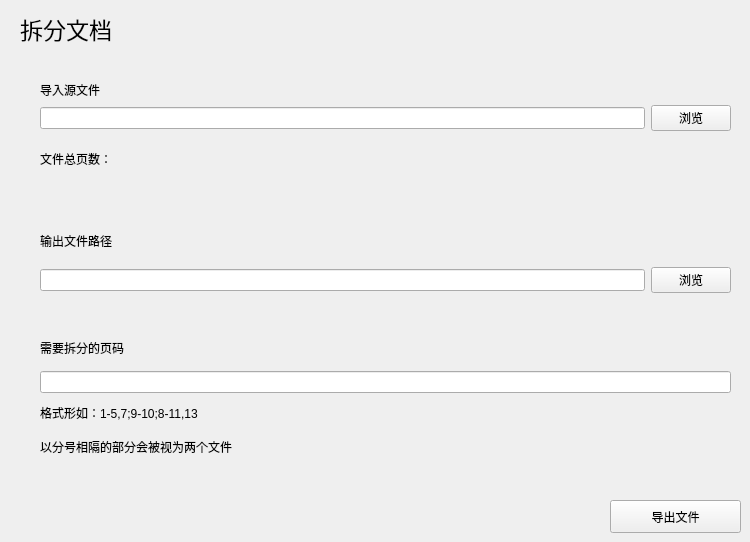
     <widget class="QWidget" name="page_2">
      <property name="styleSheet">
       <string notr="true"/>
      </property>
      <widget class="CardWidget" name="CardWidget_2">
       <property name="geometry">
        <rect>
         <x>30</x>
         <y>70</y>
         <width>711</width>
         <height>121</height>
        </rect>
       </property>
       <widget class="QWidget" name="layoutWidget">
        <property name="geometry">
         <rect>
          <x>10</x>
          <y>11</y>
          <width>691</width>
          <height>100</height>
         </rect>
        </property>
        <layout class="QVBoxLayout" name="verticalLayout_5">
         <item>
          <widget class="SubtitleLabel" name="SubtitleLabel_3">
           <property name="text">
            <string>导入源文件</string>
           </property>
          </widget>
         </item>
         <item>
          <layout class="QHBoxLayout" name="horizontalLayout_4">
           <item>
            <widget class="LineEdit" name="LineEdit_3"/>
           </item>
           <item>
            <widget class="PushButton" name="pushButton_2">
             <property name="text">
              <string>浏览</string>
             </property>
            </widget>
           </item>
          </layout>
         </item>
         <item>
          <widget class="BodyLabel" name="BodyLabel_3">
           <property name="sizePolicy">
            <sizepolicy hsizetype="Expanding" vsizetype="Expanding">
             <horstretch>0</horstretch>
             <verstretch>0</verstretch>
            </sizepolicy>
           </property>
           <property name="text">
            <string>文件总页数：</string>
           </property>
           <property name="textFormat">
            <enum>Qt::AutoText</enum>
           </property>
          </widget>
         </item>
        </layout>
       </widget>
      </widget>
      <widget class="TitleLabel" name="TitleLabel_2">
       <property name="geometry">
        <rect>
         <x>20</x>
         <y>10</y>
         <width>123</width>
         <height>38</height>
        </rect>
       </property>
       <property name="font">
        <font>
         <family>Microsoft YaHei</family>
         <pointsize>17</pointsize>
         <weight>50</weight>
         <bold>false</bold>
        </font>
       </property>
       <property name="text">
        <string>拆分文档</string>
       </property>
      </widget>
      <widget class="CardWidget" name="CardWidget_5">
       <property name="geometry">
        <rect>
         <x>30</x>
         <y>210</y>
         <width>711</width>
         <height>91</height>
        </rect>
       </property>
       <widget class="QWidget" name="layoutWidget_5">
        <property name="geometry">
         <rect>
          <x>10</x>
          <y>10</y>
          <width>691</width>
          <height>73</height>
         </rect>
        </property>
        <layout class="QVBoxLayout" name="verticalLayout_6">
         <item>
          <widget class="SubtitleLabel" name="SubtitleLabel_4">
           <property name="text">
            <string>输出文件路径</string>
           </property>
          </widget>
         </item>
         <item>
          <layout class="QHBoxLayout" name="horizontalLayout_5">
           <item>
            <widget class="LineEdit" name="LineEdit_7"/>
           </item>
           <item>
            <widget class="PushButton" name="pushButton_3">
             <property name="text">
              <string>浏览</string>
             </property>
            </widget>
           </item>
          </layout>
         </item>
        </layout>
       </widget>
      </widget>
      <widget class="CardWidget" name="CardWidget_6">
       <property name="geometry">
        <rect>
         <x>30</x>
         <y>320</y>
         <width>711</width>
         <height>151</height>
        </rect>
       </property>
       <widget class="QWidget" name="layoutWidget">
        <property name="geometry">
         <rect>
          <x>10</x>
          <y>10</y>
          <width>691</width>
          <height>131</height>
         </rect>
        </property>
        <layout class="QVBoxLayout" name="verticalLayout_9">
         <item>
          <layout class="QVBoxLayout" name="verticalLayout_7">
           <item>
            <widget class="SubtitleLabel" name="SubtitleLabel_5">
             <property name="text">
              <string>需要拆分的页码</string>
             </property>
            </widget>
           </item>
           <item>
            <layout class="QHBoxLayout" name="horizontalLayout_11">
             <item>
              <widget class="LineEdit" name="LineEdit_8"/>
             </item>
            </layout>
           </item>
          </layout>
         </item>
         <item>
          <layout class="QVBoxLayout" name="verticalLayout_8">
           <item>
            <widget class="BodyLabel" name="BodyLabel">
             <property name="text">
              <string>格式形如：1-5,7;9-10;8-11,13</string>
             </property>
            </widget>
           </item>
           <item>
            <widget class="BodyLabel" name="BodyLabel_2">
             <property name="text">
              <string>以分号相隔的部分会被视为两个文件</string>
             </property>
            </widget>
           </item>
          </layout>
         </item>
        </layout>
       </widget>
      </widget>
      <widget class="PushButton" name="pushButton_7">
       <property name="geometry">
        <rect>
         <x>610</x>
         <y>500</y>
         <width>131</width>
         <height>33</height>
        </rect>
       </property>
       <property name="text">
        <string>导出文件</string>
       </property>
      </widget>
     </widget>
